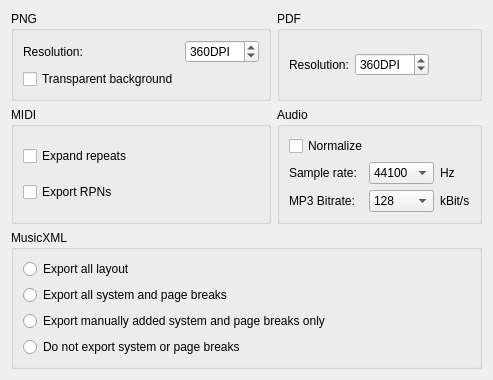
     <widget class="QWidget" name="tabExport">
      <property name="accessibleName">
       <string>Export tab</string>
      </property>
      <attribute name="title">
       <string>Export</string>
      </attribute>
      <layout class="QGridLayout" name="gridLayout_3">
       <item row="0" column="0">
        <widget class="QGroupBox" name="groupBox_png">
         <property name="title">
          <string notr="true">PNG</string>
         </property>
         <layout class="QGridLayout" name="gridLayout_8">
          <item row="0" column="0">
           <widget class="QLabel" name="label_pngResolution">
            <property name="text">
             <string>Resolution:</string>
            </property>
           </widget>
          </item>
          <item row="1" column="0">
           <widget class="QCheckBox" name="pngTransparent">
            <property name="accessibleName">
             <string>Transparent background</string>
            </property>
            <property name="text">
             <string>Transparent background</string>
            </property>
           </widget>
          </item>
          <item row="0" column="2">
           <spacer name="horizontalSpacer_14">
            <property name="orientation">
             <enum>Qt::Horizontal</enum>
            </property>
            <property name="sizeHint" stdset="0">
             <size>
              <width>0</width>
              <height>0</height>
             </size>
            </property>
           </spacer>
          </item>
          <item row="0" column="1">
           <widget class="QSpinBox" name="pngResolution">
            <property name="accessibleName">
             <string>Resolution DPI</string>
            </property>
            <property name="accessibleDescription">
             <string>Choose resolution DPI</string>
            </property>
            <property name="suffix">
             <string extracomment="dots per inch">DPI</string>
            </property>
            <property name="maximum">
             <number>5000</number>
            </property>
            <property name="value">
             <number>360</number>
            </property>
           </widget>
          </item>
         </layout>
        </widget>
       </item>
       <item row="1" column="0">
        <widget class="QGroupBox" name="groupBox_midi">
         <property name="sizePolicy">
          <sizepolicy hsizetype="Preferred" vsizetype="Preferred">
           <horstretch>0</horstretch>
           <verstretch>0</verstretch>
          </sizepolicy>
         </property>
         <property name="accessibleName">
          <string notr="true">MIDI</string>
         </property>
         <property name="title">
          <string notr="true">MIDI</string>
         </property>
         <layout class="QVBoxLayout" name="verticalLayout_2">
          <item>
           <widget class="QCheckBox" name="expandRepeats">
            <property name="text">
             <string>Expand repeats</string>
            </property>
           </widget>
          </item>
          <item>
           <widget class="QCheckBox" name="exportRPNs">
            <property name="toolTip">
             <string notr="true">Registered Parameter Numbers</string>
            </property>
            <property name="text">
             <string>Export RPNs</string>
            </property>
           </widget>
          </item>
         </layout>
        </widget>
       </item>
       <item row="3" column="0" colspan="2">
        <widget class="QGroupBox" name="exportMp3VBR">
         <property name="sizePolicy">
          <sizepolicy hsizetype="Preferred" vsizetype="Preferred">
           <horstretch>0</horstretch>
           <verstretch>0</verstretch>
          </sizepolicy>
         </property>
         <property name="accessibleName">
          <string notr="true">MusicXML</string>
         </property>
         <property name="title">
          <string notr="true">MusicXML</string>
         </property>
         <layout class="QVBoxLayout" name="verticalLayout_14">
          <item>
           <widget class="QRadioButton" name="exportAllLayouts">
            <property name="text">
             <string>Export all layout</string>
            </property>
           </widget>
          </item>
          <item>
           <widget class="QRadioButton" name="exportAllBreaks">
            <property name="text">
             <string>Export all system and page breaks</string>
            </property>
           </widget>
          </item>
          <item>
           <widget class="QRadioButton" name="exportManualBreaks">
            <property name="text">
             <string>Export manually added system and page breaks only</string>
            </property>
           </widget>
          </item>
          <item>
           <widget class="QRadioButton" name="exportNoBreaks">
            <property name="text">
             <string>Do not export system or page breaks</string>
            </property>
           </widget>
          </item>
         </layout>
        </widget>
       </item>
       <item row="0" column="1">
        <widget class="QGroupBox" name="groupBox_pdf">
         <property name="title">
          <string notr="true">PDF</string>
         </property>
         <layout class="QHBoxLayout" name="horizontalLayout_4">
          <item>
           <widget class="QLabel" name="label_pdfResolution">
            <property name="text">
             <string>Resolution:</string>
            </property>
           </widget>
          </item>
          <item>
           <widget class="QSpinBox" name="exportPdfDpi">
            <property name="accessibleName">
             <string>Resolution DPI</string>
            </property>
            <property name="accessibleDescription">
             <string>Choose resolution DPI</string>
            </property>
            <property name="suffix">
             <string extracomment="dots per inch">DPI</string>
            </property>
            <property name="maximum">
             <number>2400</number>
            </property>
            <property name="value">
             <number>360</number>
            </property>
           </widget>
          </item>
          <item>
           <spacer name="horizontalSpacer_3">
            <property name="orientation">
             <enum>Qt::Horizontal</enum>
            </property>
            <property name="sizeHint" stdset="0">
             <size>
              <width>0</width>
              <height>0</height>
             </size>
            </property>
           </spacer>
          </item>
         </layout>
        </widget>
       </item>
       <item row="1" column="1">
        <widget class="QGroupBox" name="groupBox_audio">
         <property name="accessibleName">
          <string>Audio</string>
         </property>
         <property name="title">
          <string>Audio</string>
         </property>
         <layout class="QGridLayout" name="gridLayout_15">
          <item row="2" column="2">
           <widget class="QComboBox" name="exportMp3BitRate">
            <property name="currentText">
             <string>128</string>
            </property>
            <property name="currentIndex">
             <number>8</number>
            </property>
            <item>
             <property name="text">
              <string notr="true">32</string>
             </property>
            </item>
            <item>
             <property name="text">
              <string notr="true">40</string>
             </property>
            </item>
            <item>
             <property name="text">
              <string notr="true">48</string>
             </property>
            </item>
            <item>
             <property name="text">
              <string notr="true">56</string>
             </property>
            </item>
            <item>
             <property name="text">
              <string notr="true">64</string>
             </property>
            </item>
            <item>
             <property name="text">
              <string notr="true">80</string>
             </property>
            </item>
            <item>
             <property name="text">
              <string notr="true">96</string>
             </property>
            </item>
            <item>
             <property name="text">
              <string notr="true">112</string>
             </property>
            </item>
            <item>
             <property name="text">
              <string notr="true">128</string>
             </property>
            </item>
            <item>
             <property name="text">
              <string notr="true">160</string>
             </property>
            </item>
            <item>
             <property name="text">
              <string notr="true">192</string>
             </property>
            </item>
            <item>
             <property name="text">
              <string notr="true">224</string>
             </property>
            </item>
            <item>
             <property name="text">
              <string notr="true">256</string>
             </property>
            </item>
            <item>
             <property name="text">
              <string notr="true">320</string>
             </property>
            </item>
           </widget>
          </item>
          <item row="1" column="0">
           <widget class="QLabel" name="label_sampleRate">
            <property name="text">
             <string>Sample rate:</string>
            </property>
           </widget>
          </item>
          <item row="1" column="2">
           <widget class="QComboBox" name="exportAudioSampleRate">
            <property name="accessibleName">
             <string>Sample rate</string>
            </property>
            <property name="accessibleDescription">
             <string>Choose sample rate</string>
            </property>
            <property name="currentIndex">
             <number>1</number>
            </property>
            <item>
             <property name="text">
              <string notr="true">32000</string>
             </property>
            </item>
            <item>
             <property name="text">
              <string notr="true">44100</string>
             </property>
            </item>
            <item>
             <property name="text">
              <string notr="true">48000</string>
             </property>
            </item>
           </widget>
          </item>
          <item row="1" column="3">
           <widget class="QLabel" name="label_Hz">
            <property name="text">
             <string extracomment="Hertz">Hz</string>
            </property>
           </widget>
          </item>
          <item row="2" column="3">
           <widget class="QLabel" name="exportMp3BitRateUnit">
            <property name="text">
             <string>kBit/s</string>
            </property>
           </widget>
          </item>
          <item row="2" column="4">
           <spacer name="horizontalSpacer_19">
            <property name="orientation">
             <enum>Qt::Horizontal</enum>
            </property>
            <property name="sizeHint" stdset="0">
             <size>
              <width>0</width>
              <height>0</height>
             </size>
            </property>
           </spacer>
          </item>
          <item row="2" column="0">
           <widget class="QLabel" name="exportMp3BitRateLabel">
            <property name="text">
             <string>MP3 Bitrate:</string>
            </property>
           </widget>
          </item>
          <item row="0" column="0" colspan="3">
           <widget class="QCheckBox" name="normalize">
            <property name="text">
             <string>Normalize</string>
            </property>
           </widget>
          </item>
         </layout>
        </widget>
       </item>
       <item row="4" column="0" colspan="2">
        <spacer>
         <property name="orientation">
          <enum>Qt::Vertical</enum>
         </property>
         <property name="sizeHint" stdset="0">
          <size>
           <width>0</width>
           <height>0</height>
          </size>
         </property>
        </spacer>
       </item>
      </layout>
     </widget>
